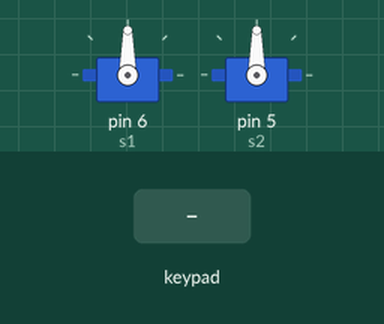
Simulated run of this sketch. Board: Arduino Uno, built with avr-gcc and run on an emulated ATmega328P. On the bench: 2 × servo. Inputs (shaded band) come from the test bench. What the sketch prints to the serial monitor is not drawn.

Above: at 1.2 s.
1.3 s: key 'U' pressed
At 1.47 s:
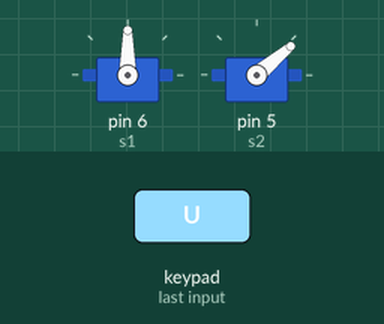
4.3 s: key 'L' pressed
At 5.8 s:
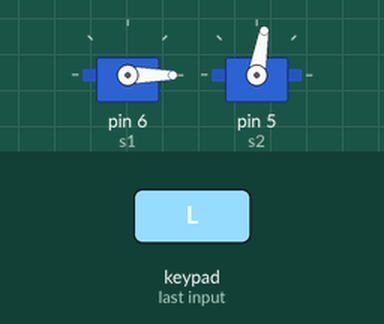
7.3 s: key 'D' pressed
At 8.5 s:
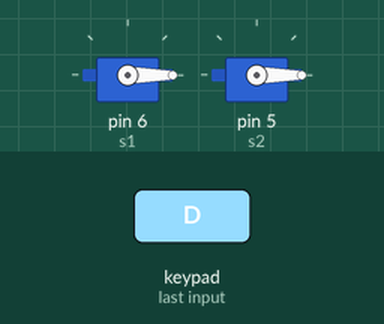
Timing chart, 0 to 10.3 s (numbered marks = the images above; inputs shaded):
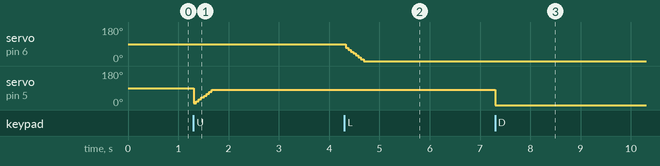

Measured:
- after the input at 1.3 s, servo on pin 5 (s2): 90° → 80° at once
- after the input at 4.3 s, servo on pin 6 (s1): 90° → 0° at once
- after the input at 7.3 s, servo on pin 5 (s2): 80° → 0° at once

The sketch:

sketch_oct08b_serv_.ino
```cpp
//for v1.6, you may download this library from http://pcsx2.net/download/releases.html

#include<PS2X_lib.h>
#include<Servo.h>

PS2X ps2x; // create PS2 Controller Class

int error = 0; byte type = 0; byte vibrate = 0;
int pos=0;
int pos1=0;

Servo s1, s2;
void setup(){

Serial.begin(57600);

s1.attach(6); s2.attach(5);
s1.write(90); s2.write(90);

error = ps2x.config_gamepad(13,11,10,12, true, true);

if(error == 0){

Serial.println("Found Controller, configured successful");

}
else
{
Serial.println("Error!");
}

}

void loop()
{
  if(error == 1) //skip loop if no controller found
 {
   Serial.println("No Controller Found,check wiring");
   return;
 }

  ps2x.read_gamepad();
if(ps2x.Button(PSB_PAD_RIGHT) && pos<= 180)
{
    pos=pos+10;
    s1.write(pos);
}
if(ps2x.Button(PSB_PAD_LEFT) && pos>=0)
{
   pos=pos-10;
   s1.write(pos);
}

if(ps2x.Button(PSB_PAD_UP)&& pos1<=180)
{
   pos=pos+10;
   s2.write(pos);
}
if(ps2x.Button(PSB_PAD_DOWN) && pos1>=0)
{
  pos=pos-10;
  s2.write(pos);
}
delay(50);

}
```
